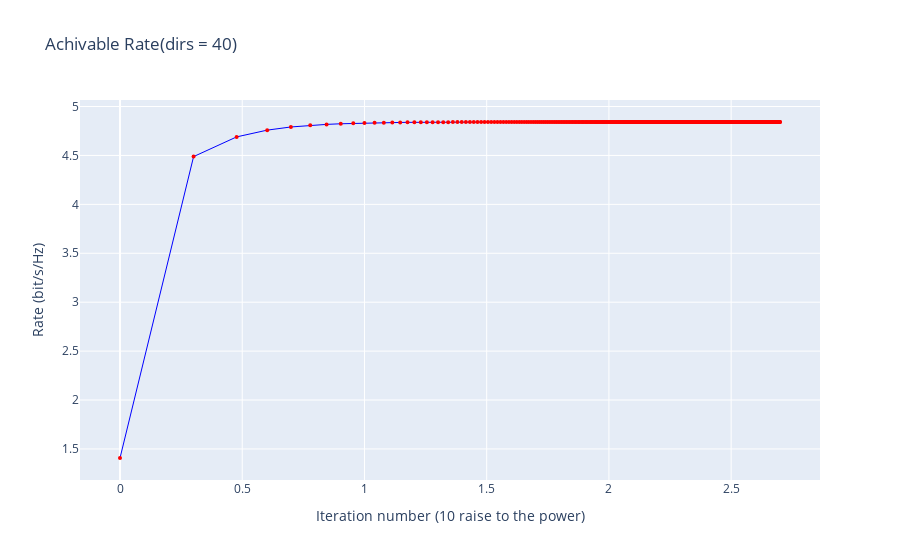

Notebook cell for this chart:
### Code cell
# Create the line plot
normal_rate_fig = go.Figure(data=go.Scatter(
    x=np.log10(np.arange(0, len(rates))+1),
    y=rate_average, 
    mode='lines+markers',  # Line + Markers
    marker=dict(size=4, color='red'),  # Marker style
    line=dict(color='blue', width=1),  # Line style
    name='Line with Markers'
))

# Add titles and labels
normal_rate_fig.update_layout(
    title='Achivable Rate(dirs = 40)',
    xaxis_title='Iteration number (10 raise to the power)',
    yaxis_title='Rate (bit/s/Hz)',  # Optional: Dark theme, change if needed
)

### Figure 1 — Plotly figure (JSON) as saved in the notebook; plotly's stock layout.template omitted (floating-point values rounded to 4 significant figures; data arrays with more than 128 entries replaced by an {"elided": "..."} marker saying what was removed)
{"data": [{"line": {"color": "blue", "width": 1}, "marker": {"color": "red", "size": 4}, "mode": "lines+markers", "name": "Line with Markers", "type": "scatter", "x": {"elided": "501 float values"}, "y": {"elided": "501 float values"}}], "layout": {"title": {"text": "Achivable Rate(dirs = 40)"}, "xaxis": {"title": {"text": "Iteration number (10 raise to the power)"}}, "yaxis": {"title": {"text": "Rate (bit/s/Hz)"}}}}
